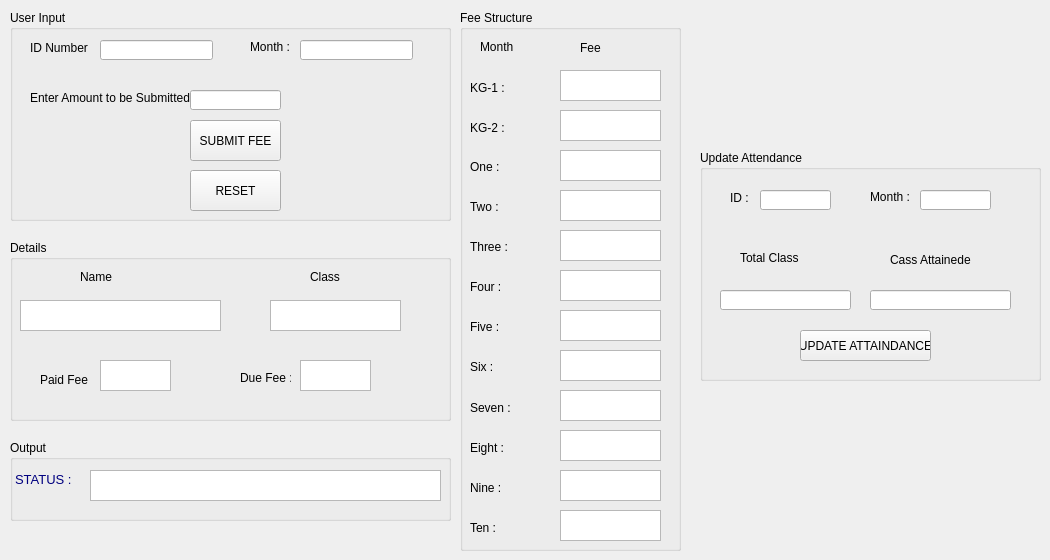
    <widget class="QWidget" name="tab_SYBMITFEE">
     <attribute name="title">
      <string>Submit-Fee/Attaindance</string>
     </attribute>
     <widget class="QGroupBox" name="groupBox_16">
      <property name="geometry">
       <rect>
        <x>700</x>
        <y>150</y>
        <width>341</width>
        <height>231</height>
       </rect>
      </property>
      <property name="title">
       <string>Update Attendance</string>
      </property>
      <widget class="QLabel" name="label_TC_4">
       <property name="geometry">
        <rect>
         <x>40</x>
         <y>100</y>
         <width>61</width>
         <height>16</height>
        </rect>
       </property>
       <property name="text">
        <string>Total Class</string>
       </property>
      </widget>
      <widget class="QLineEdit" name="lineEdit_TC">
       <property name="geometry">
        <rect>
         <x>20</x>
         <y>140</y>
         <width>131</width>
         <height>20</height>
        </rect>
       </property>
      </widget>
      <widget class="QPushButton" name="pushButton_UPDATEFEE_4">
       <property name="geometry">
        <rect>
         <x>140</x>
         <y>510</y>
         <width>131</width>
         <height>31</height>
        </rect>
       </property>
       <property name="text">
        <string>UPDATE ATTENDENCE</string>
       </property>
      </widget>
      <widget class="QLabel" name="label_CA_4">
       <property name="geometry">
        <rect>
         <x>190</x>
         <y>100</y>
         <width>81</width>
         <height>20</height>
        </rect>
       </property>
       <property name="text">
        <string>Cass Attaineded</string>
       </property>
      </widget>
      <widget class="QLineEdit" name="lineEdit_CA">
       <property name="geometry">
        <rect>
         <x>170</x>
         <y>140</y>
         <width>141</width>
         <height>20</height>
        </rect>
       </property>
      </widget>
      <widget class="QLabel" name="label_ID_4">
       <property name="geometry">
        <rect>
         <x>30</x>
         <y>40</y>
         <width>21</width>
         <height>16</height>
        </rect>
       </property>
       <property name="text">
        <string>ID :</string>
       </property>
      </widget>
      <widget class="QLineEdit" name="lineEdit_ID_40">
       <property name="geometry">
        <rect>
         <x>60</x>
         <y>40</y>
         <width>71</width>
         <height>20</height>
        </rect>
       </property>
      </widget>
      <widget class="QLabel" name="label_MONTH_6">
       <property name="geometry">
        <rect>
         <x>170</x>
         <y>40</y>
         <width>46</width>
         <height>13</height>
        </rect>
       </property>
       <property name="text">
        <string>Month :</string>
       </property>
      </widget>
      <widget class="QLineEdit" name="lineEdit_MONTH_40">
       <property name="geometry">
        <rect>
         <x>220</x>
         <y>40</y>
         <width>71</width>
         <height>20</height>
        </rect>
       </property>
      </widget>
      <widget class="QPushButton" name="pushButton_UPDATE_ATTAINDANCE">
       <property name="geometry">
        <rect>
         <x>100</x>
         <y>180</y>
         <width>131</width>
         <height>31</height>
        </rect>
       </property>
       <property name="text">
        <string>UPDATE ATTAINDANCE</string>
       </property>
      </widget>
     </widget>
     <widget class="QGroupBox" name="groupBox_17">
      <property name="geometry">
       <rect>
        <x>460</x>
        <y>10</y>
        <width>221</width>
        <height>541</height>
       </rect>
      </property>
      <property name="title">
       <string>Fee Structure</string>
      </property>
      <widget class="QLabel" name="label_MONTH_41">
       <property name="geometry">
        <rect>
         <x>20</x>
         <y>30</y>
         <width>46</width>
         <height>13</height>
        </rect>
       </property>
       <property name="text">
        <string>Month</string>
       </property>
      </widget>
      <widget class="QLabel" name="label_FEE_41">
       <property name="geometry">
        <rect>
         <x>120</x>
         <y>30</y>
         <width>61</width>
         <height>16</height>
        </rect>
       </property>
       <property name="text">
        <string>Fee</string>
       </property>
      </widget>
      <widget class="QLabel" name="label_KG1_41">
       <property name="geometry">
        <rect>
         <x>10</x>
         <y>70</y>
         <width>51</width>
         <height>16</height>
        </rect>
       </property>
       <property name="text">
        <string>KG-1 :</string>
       </property>
      </widget>
      <widget class="QLabel" name="label_KG2_41">
       <property name="geometry">
        <rect>
         <x>10</x>
         <y>110</y>
         <width>51</width>
         <height>16</height>
        </rect>
       </property>
       <property name="text">
        <string>KG-2 :</string>
       </property>
      </widget>
      <widget class="QLabel" name="label_ONE_41">
       <property name="geometry">
        <rect>
         <x>10</x>
         <y>150</y>
         <width>46</width>
         <height>13</height>
        </rect>
       </property>
       <property name="text">
        <string>One :</string>
       </property>
      </widget>
      <widget class="QLabel" name="label_TWO_41">
       <property name="geometry">
        <rect>
         <x>10</x>
         <y>190</y>
         <width>46</width>
         <height>13</height>
        </rect>
       </property>
       <property name="text">
        <string>Two :</string>
       </property>
      </widget>
      <widget class="QLabel" name="label_THREE_41">
       <property name="geometry">
        <rect>
         <x>10</x>
         <y>230</y>
         <width>46</width>
         <height>13</height>
        </rect>
       </property>
       <property name="text">
        <string>Three :</string>
       </property>
      </widget>
      <widget class="QLabel" name="label_FOUR_41">
       <property name="geometry">
        <rect>
         <x>10</x>
         <y>270</y>
         <width>46</width>
         <height>13</height>
        </rect>
       </property>
       <property name="text">
        <string>Four :</string>
       </property>
      </widget>
      <widget class="QLabel" name="label_FIVE_41">
       <property name="geometry">
        <rect>
         <x>10</x>
         <y>310</y>
         <width>46</width>
         <height>13</height>
        </rect>
       </property>
       <property name="text">
        <string>Five :</string>
       </property>
      </widget>
      <widget class="QLabel" name="label_SIX_41">
       <property name="geometry">
        <rect>
         <x>10</x>
         <y>350</y>
         <width>46</width>
         <height>13</height>
        </rect>
       </property>
       <property name="text">
        <string>Six :</string>
       </property>
      </widget>
      <widget class="QLabel" name="label_SEVEN_41">
       <property name="geometry">
        <rect>
         <x>10</x>
         <y>390</y>
         <width>61</width>
         <height>16</height>
        </rect>
       </property>
       <property name="text">
        <string>Seven :</string>
       </property>
      </widget>
      <widget class="QLabel" name="label_EIGHT_41">
       <property name="geometry">
        <rect>
         <x>10</x>
         <y>430</y>
         <width>61</width>
         <height>16</height>
        </rect>
       </property>
       <property name="text">
        <string>Eight :</string>
       </property>
      </widget>
      <widget class="QLabel" name="label_NINE_41">
       <property name="geometry">
        <rect>
         <x>10</x>
         <y>470</y>
         <width>61</width>
         <height>16</height>
        </rect>
       </property>
       <property name="text">
        <string>Nine :</string>
       </property>
      </widget>
      <widget class="QLabel" name="label_TEN_41">
       <property name="geometry">
        <rect>
         <x>10</x>
         <y>510</y>
         <width>71</width>
         <height>16</height>
        </rect>
       </property>
       <property name="text">
        <string>Ten :</string>
       </property>
      </widget>
      <widget class="QTextBrowser" name="textBrowser_KG1_41">
       <property name="geometry">
        <rect>
         <x>100</x>
         <y>60</y>
         <width>101</width>
         <height>31</height>
        </rect>
       </property>
      </widget>
      <widget class="QTextBrowser" name="textBrowser_KG2_41">
       <property name="geometry">
        <rect>
         <x>100</x>
         <y>100</y>
         <width>101</width>
         <height>31</height>
        </rect>
       </property>
      </widget>
      <widget class="QTextBrowser" name="textBrowser_ONE_41">
       <property name="geometry">
        <rect>
         <x>100</x>
         <y>140</y>
         <width>101</width>
         <height>31</height>
        </rect>
       </property>
      </widget>
      <widget class="QTextBrowser" name="textBrowser_TWO_41">
       <property name="geometry">
        <rect>
         <x>100</x>
         <y>180</y>
         <width>101</width>
         <height>31</height>
        </rect>
       </property>
      </widget>
      <widget class="QTextBrowser" name="textBrowser_THREE_41">
       <property name="geometry">
        <rect>
         <x>100</x>
         <y>220</y>
         <width>101</width>
         <height>31</height>
        </rect>
       </property>
      </widget>
      <widget class="QTextBrowser" name="textBrowser_FOUR_41">
       <property name="geometry">
        <rect>
         <x>100</x>
         <y>260</y>
         <width>101</width>
         <height>31</height>
        </rect>
       </property>
      </widget>
      <widget class="QTextBrowser" name="textBrowser_FIVE_41">
       <property name="geometry">
        <rect>
         <x>100</x>
         <y>300</y>
         <width>101</width>
         <height>31</height>
        </rect>
       </property>
      </widget>
      <widget class="QTextBrowser" name="textBrowser_SIX_41">
       <property name="geometry">
        <rect>
         <x>100</x>
         <y>340</y>
         <width>101</width>
         <height>31</height>
        </rect>
       </property>
      </widget>
      <widget class="QTextBrowser" name="textBrowser_SEVEN_41">
       <property name="geometry">
        <rect>
         <x>100</x>
         <y>380</y>
         <width>101</width>
         <height>31</height>
        </rect>
       </property>
      </widget>
      <widget class="QTextBrowser" name="textBrowser_EIGHT_41">
       <property name="geometry">
        <rect>
         <x>100</x>
         <y>420</y>
         <width>101</width>
         <height>31</height>
        </rect>
       </property>
      </widget>
      <widget class="QTextBrowser" name="textBrowser_NINE_41">
       <property name="geometry">
        <rect>
         <x>100</x>
         <y>460</y>
         <width>101</width>
         <height>31</height>
        </rect>
       </property>
      </widget>
      <widget class="QTextBrowser" name="textBrowser_TEN_41">
       <property name="geometry">
        <rect>
         <x>100</x>
         <y>500</y>
         <width>101</width>
         <height>31</height>
        </rect>
       </property>
      </widget>
     </widget>
     <widget class="QGroupBox" name="groupBox_18">
      <property name="geometry">
       <rect>
        <x>10</x>
        <y>10</y>
        <width>441</width>
        <height>211</height>
       </rect>
      </property>
      <property name="title">
       <string>User Input</string>
      </property>
      <widget class="QLabel" name="label_ID_42">
       <property name="geometry">
        <rect>
         <x>20</x>
         <y>30</y>
         <width>61</width>
         <height>16</height>
        </rect>
       </property>
       <property name="text">
        <string>ID Number :</string>
       </property>
      </widget>
      <widget class="QLineEdit" name="lineEdit_ID_42">
       <property name="geometry">
        <rect>
         <x>90</x>
         <y>30</y>
         <width>113</width>
         <height>20</height>
        </rect>
       </property>
      </widget>
      <widget class="QLabel" name="label_MONTH_42">
       <property name="geometry">
        <rect>
         <x>240</x>
         <y>30</y>
         <width>46</width>
         <height>13</height>
        </rect>
       </property>
       <property name="text">
        <string>Month :</string>
       </property>
      </widget>
      <widget class="QLineEdit" name="lineEdit_MONTH_42">
       <property name="geometry">
        <rect>
         <x>290</x>
         <y>30</y>
         <width>113</width>
         <height>20</height>
        </rect>
       </property>
      </widget>
      <widget class="QPushButton" name="pushButton_SUBMITFEE_42">
       <property name="geometry">
        <rect>
         <x>180</x>
         <y>110</y>
         <width>91</width>
         <height>41</height>
        </rect>
       </property>
       <property name="text">
        <string>SUBMIT FEE</string>
       </property>
      </widget>
      <widget class="QLabel" name="label_FEEAMMOUNT_42">
       <property name="geometry">
        <rect>
         <x>20</x>
         <y>80</y>
         <width>161</width>
         <height>16</height>
        </rect>
       </property>
       <property name="text">
        <string>Enter Amount to be Submitted :</string>
       </property>
      </widget>
      <widget class="QLineEdit" name="lineEdit_FEEAMMOUNT_42">
       <property name="geometry">
        <rect>
         <x>180</x>
         <y>80</y>
         <width>91</width>
         <height>20</height>
        </rect>
       </property>
      </widget>
      <widget class="QPushButton" name="pushButton_RESET_42">
       <property name="geometry">
        <rect>
         <x>180</x>
         <y>160</y>
         <width>91</width>
         <height>41</height>
        </rect>
       </property>
       <property name="text">
        <string>RESET</string>
       </property>
      </widget>
     </widget>
     <widget class="QGroupBox" name="groupBox_19">
      <property name="geometry">
       <rect>
        <x>10</x>
        <y>240</y>
        <width>441</width>
        <height>181</height>
       </rect>
      </property>
      <property name="title">
       <string>Details</string>
      </property>
      <widget class="QLabel" name="label_NAME_42">
       <property name="geometry">
        <rect>
         <x>70</x>
         <y>30</y>
         <width>46</width>
         <height>13</height>
        </rect>
       </property>
       <property name="text">
        <string>Name</string>
       </property>
      </widget>
      <widget class="QLabel" name="label_CLASS_42">
       <property name="geometry">
        <rect>
         <x>300</x>
         <y>30</y>
         <width>46</width>
         <height>13</height>
        </rect>
       </property>
       <property name="text">
        <string>Class</string>
       </property>
      </widget>
      <widget class="QTextBrowser" name="textBrowser_NAME_42">
       <property name="geometry">
        <rect>
         <x>10</x>
         <y>60</y>
         <width>201</width>
         <height>31</height>
        </rect>
       </property>
      </widget>
      <widget class="QTextBrowser" name="textBrowser_CLASS_42">
       <property name="geometry">
        <rect>
         <x>260</x>
         <y>60</y>
         <width>131</width>
         <height>31</height>
        </rect>
       </property>
      </widget>
      <widget class="QLabel" name="label_DUEFEE_4">
       <property name="geometry">
        <rect>
         <x>230</x>
         <y>130</y>
         <width>51</width>
         <height>16</height>
        </rect>
       </property>
       <property name="text">
        <string>Due Fee :</string>
       </property>
      </widget>
      <widget class="QTextBrowser" name="textBrowser_DUEFEE_4">
       <property name="geometry">
        <rect>
         <x>290</x>
         <y>120</y>
         <width>71</width>
         <height>31</height>
        </rect>
       </property>
      </widget>
      <widget class="QLabel" name="label_PAIDFEE_4">
       <property name="geometry">
        <rect>
         <x>30</x>
         <y>130</y>
         <width>51</width>
         <height>20</height>
        </rect>
       </property>
       <property name="text">
        <string>Paid Fee :</string>
       </property>
      </widget>
      <widget class="QTextBrowser" name="textBrowser_PAIDFEE_4">
       <property name="geometry">
        <rect>
         <x>90</x>
         <y>120</y>
         <width>71</width>
         <height>31</height>
        </rect>
       </property>
      </widget>
     </widget>
     <widget class="QGroupBox" name="groupBox_20">
      <property name="geometry">
       <rect>
        <x>10</x>
        <y>440</y>
        <width>441</width>
        <height>81</height>
       </rect>
      </property>
      <property name="title">
       <string>Output</string>
      </property>
      <widget class="QLabel" name="label_STATUS_42">
       <property name="geometry">
        <rect>
         <x>5</x>
         <y>30</y>
         <width>61</width>
         <height>20</height>
        </rect>
       </property>
       <property name="text">
        <string>&lt;html&gt;&lt;head/&gt;&lt;body&gt;&lt;p&gt;&lt;span style=&quot; font-size:10pt; color:#00007f;&quot;&gt;STATUS :&lt;/span&gt;&lt;/p&gt;&lt;/body&gt;&lt;/html&gt;</string>
       </property>
      </widget>
      <widget class="QTextBrowser" name="textBrowser_STATUS_4">
       <property name="geometry">
        <rect>
         <x>80</x>
         <y>30</y>
         <width>351</width>
         <height>31</height>
        </rect>
       </property>
      </widget>
     </widget>
    </widget>
